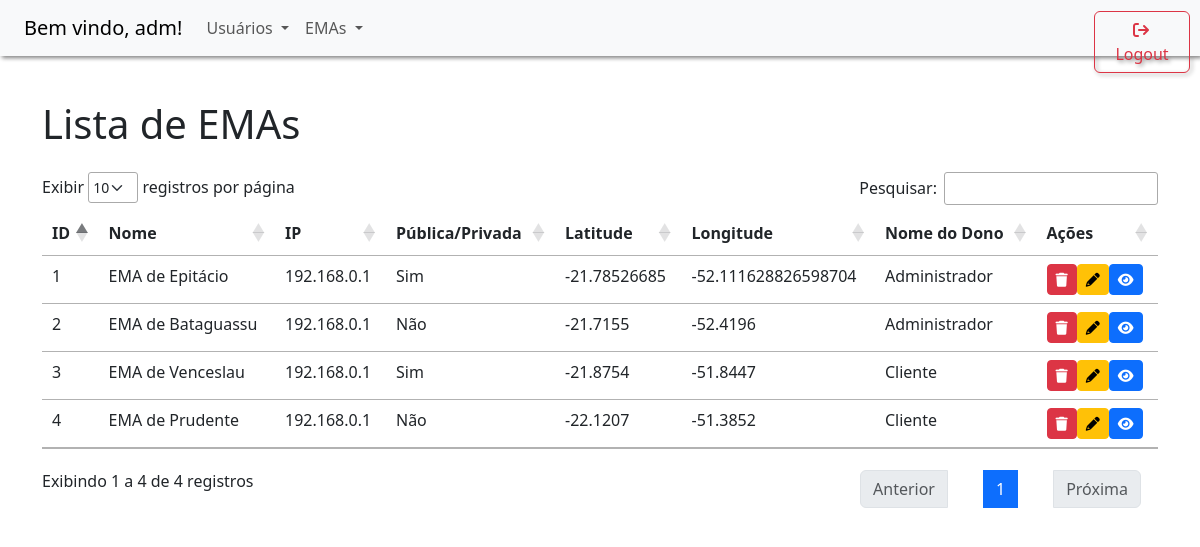
Page /Tela_Listar_EMAs.php (signed in) on the earlier database version.
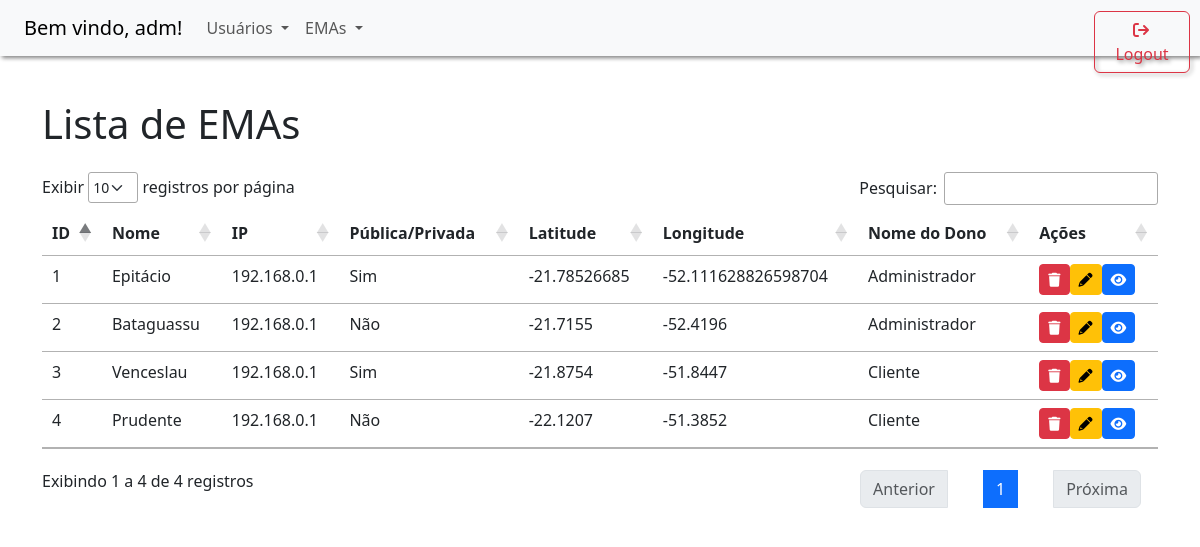
Same page on the later database version.
### tables this page shows
CREATE TABLE IF NOT EXISTS emas (
  idema INT NOT NULL AUTO_INCREMENT,
  nome VARCHAR(45) NOT NULL,
  ip VARCHAR(45) NOT NULL,
  publica INT NOT NULL,
  latitude VARCHAR(45) NOT NULL,
  longitude VARCHAR(45) NOT NULL,
  usuarios_idusuario INT NOT NULL,
  ativa INT NOT NULL,
  topico_kafka VARCHAR (45) NOT NULL,
   
  status_ema VARCHAR (10) NULL,
  carga_bateria FLOAT NULL, 
  uptime VARCHAR(50) NULL,
  diagnosticos_nao_previstos JSON NULL,
  PRIMARY KEY (idema, usuarios_idusuario),
    FOREIGN KEY (usuarios_idusuario)
    REFERENCES usuarios (idusuario));

CREATE TABLE IF NOT EXISTS usuarios (
  idusuario INT NOT NULL AUTO_INCREMENT,
  nome_usuario VARCHAR(45) NOT NULL,
  nome_login VARCHAR(45) NOT NULL,
  email VARCHAR(45) NOT NULL,
  senha VARCHAR(100) NOT NULL,
  nivel_acesso INT NOT NULL,
  ativo INT NOT NULL,
  PRIMARY KEY (idusuario));

### controllers/controller_ema.php (the view, shortened to what this page needs)
<?php
function listarEMAs() {
    if (isset($_SESSION['nivel_acesso'])) {
        $conexao = conectarBanco();
        if ($_SERVER['REQUEST_METHOD'] === 'POST') {
            $nome = $_POST['nome'];
            $sql = "SELECT * FROM emas WHERE 1 = 1 AND ativa = 1";
            if (!empty($nome)) {
                $sql .= " AND nome LIKE '%$nome%'";
            }
            $result = $conexao->query($sql);
        } else {
            $nivelAcesso = $_SESSION['nivel_acesso'];
            if ($nivelAcesso == 1) {
                $sql = 'SELECT * FROM emas WHERE ativa = 1';
            } elseif ($nivelAcesso == 2) {
                $idUsuario = $_SESSION['idusuario'];
                $sql = "SELECT * FROM emas WHERE (usuarios_idusuario = $idUsuario OR publica = 1) AND ativa = 1";
            }
            $result = $conexao->query($sql);
        }
        if ($result->num_rows >= 0) {
            while ($row = $result->fetch_assoc()) {
                echo '<tr id="row-' . $row['idema'] . '">';
                echo '<td>' . $row['idema'] . '</td>';
                echo '<td>' . $row['nome'] . '</td>';
                echo '<td>' . $row['ip'] . '</td>';
                if ($row['publica'] == 0) {
                    echo '<td>Não</td>';
                } else {
                    echo'<td>Sim</td>';
                }
                echo '<td>' . $row['latitude'] . '</td>';
                echo '<td>' . $row['longitude'] . '</td>';
                $iddono = $row['usuarios_idusuario'];
                $query = "SELECT nome_usuario FROM usuarios WHERE idusuario = '$iddono'";
                $resultado = $conexao->query($query);
                if (!$resultado) {
                    die("Erro na consulta: " . $conexao->error);
                } else if ($resultado) {
                    $rowDono = $resultado->fetch_assoc();
                    if ($rowDono) {
                        $nome_dono = $rowDono['nome_usuario'];
                        echo '<td>' . $nome_dono . '</td>';
                    } else {
                        echo '<td>Não encontrado</td>';
                    }
                } else {
                    echo '<td>Erro na consulta</td>';
                }
                echo '<td>';
                echo '<button name="btn-excluir-ema" type="button" class="btn btn-danger btn-sm" onclick="excluirEMA(' . $row['idema'] . ')">';
                echo '<i class="fas fa-trash"></i>';
                echo '</button>';
                echo '<a href="Tela_Alterar_EMA.php?idema=' . $row['idema'] . '"><button name="btn-alterar-ema" type="button" class="btn btn-warning btn-sm" onclick="">';
                echo '<i class="fas fa-pencil"></i>';
                echo '</button>';
                echo '<a href="Tela_Visualizar_EMA.php?idema=' . $row['idema'] . '"><button name="btn-visualizar-ema" type="button" class="btn btn-primary btn-sm" onclick="">';
                echo '<i class="fas fa-eye"></i>';
                echo '</button></a>';
                echo '</td>';
                echo '</tr>';
            }
        } else {
            echo '<tr><td colspan="7">Nenhum dado encontrado.</td></tr>';
        }
    } else {
        echo 'Usuário não está logado ou não tem nível de acesso definido.';
    }
}
?>

### Tela_Listar_EMAs.php (shortened to what this page needs)
<!DOCTYPE html>
<?php
require '../portalEMA/functions/geral.php';
require '../portalEMA/controllers/controller_ema.php';
?>
<html>
    <head>
        <link rel="stylesheet" type="text/css" href="../portalEMA/css/style.css">
        <link rel="stylesheet" href="https://cdnjs.cloudflare.com/ajax/libs/font-awesome/6.0.0-beta3/css/all.min.css">
        <link rel="stylesheet" type="text/css" href="https://cdn.jsdelivr.net/npm/bootstrap@5.2.3/dist/css/bootstrap.min.css">
        <link rel="stylesheet" type="text/css" href="https://cdn.datatables.net/1.13.6/css/jquery.dataTables.min.css">
        <link rel="stylesheet" type="text/css" href="https://cdnjs.cloudflare.com/ajax/libs/twitter-bootstrap/5.3.0/css/bootstrap.min.css">
        <link rel="stylesheet" type="text/css" href="https://cdn.datatables.net/1.13.6/css/dataTables.bootstrap5.min.css">
        <link rel="stylesheet" type="text/css" href="https://unpkg.com/leaflet@1.7.1/dist/leaflet.css" />
        <link rel="stylesheet" href="https://cdnjs.cloudflare.com/ajax/libs/font-awesome/6.0.0-beta3/css/all.min.css">
    </head>
    <body>
        <?php
        menu();
        ?>
        <div class="container" style="height: 100%;margin-top: 10%;">
            <h1 class="mb-4">Lista de EMAs</h1>
            <table id="emasDT" class="table table-hover" style="width:100%;">
                <thead>
                    <tr>
                        <th>ID</th>
                        <th>Nome</th>
                        <th>IP</th>
                        <th>Pública/Privada</th>
                        <th>Latitude</th>
                        <th>Longitude</th>
                        <th>Nome do Dono</th>
                        <th>Ações</th>
                    </tr>
                </thead>
                <tbody>
                    <?php
                    listarEMAs();
                    ?>
                </tbody>
            </table>
        </div>
    </body>
</html>

### functions/geral.php (shortened to what this page needs)
<?php
function estalogado() {
    if (isset($_SESSION['nome_login'])) {
        return true;
    }
}
function menu() {
    if (estalogado()) {
        echo '<nav class="navbar navbar-expand-md bg-light">
            <a class="navbar-brand" style="margin-left: 2%" href="../portalEMA/Tela_Principal.php">Bem vindo, ' . $_SESSION['nome_login'] . '!</a>
              <button class="navbar-toggler" type="button" data-toggle="collapse" data-target="#collapsibleNavbar">
    <span class="navbar-toggler-icon"></span>
  </button>
            <div class="collapse navbar-collapse" id="collapsibleNavbar">
                <ul class="navbar-nav">';
        if ($_SESSION['nivel_acesso'] == "1") {
            echo'<li class="nav-item dropdown">
                        <a class="nav-link dropdown-toggle" id="navbarDropdown" role="button" data-bs-toggle="dropdown" aria-haspopup="true" aria-expanded="false">
                            Usuários
                        </a>
                        <div class="dropdown-menu" aria-labelledby="navbarDropdown">
                            <a class="dropdown-item " href="../portalEMA/Tela_Cadastro_Usuario.php">Cadastrar Usuário</a>
                            <div class="dropdown-divider"></div>
                            <a class="dropdown-item" href="../portalEMA/Tela_Listar_Usuarios.php">Listar Usuários</a>
                        </div>
                    </li>';
        }
        echo'    <li class="nav-item dropdown">
                        <a class="nav-link dropdown-toggle" id="navbarDropdown" role="button" data-bs-toggle="dropdown" aria-haspopup="true" aria-expanded="false">
                            EMAs
                        </a>
                        <div class="dropdown-menu" aria-labelledby="navbarDropdown">
                            <a class="dropdown-item" href="../portalEMA/Tela_Cadastro_EMA.php">Cadastrar EMA</a>
                            <div class="dropdown-divider"></div>
                            <a class="dropdown-item" href="../portalEMA/Tela_Listar_EMAs.php">Apresentar EMAs</a>
                        </div>
                    </li>
               <li class="nav-item">
                <form action="../portalEMA/functions/logout.php">
                    <button style="position: absolute; top: 20%; right: 10px; width:8%;" class="btn btn-outline-danger" type="submit"><i style="padding-right: 3%;" class="fas fa-sign-out"></i>Logout</button>
                </form>
                </li>
                </ul>
            </div>
        </nav>';
    }
}
?>

### css/style.css (style rules this page uses)
html, body { height: 100%; }
body { display: -ms-flexbox; display: -webkit-box; display: flex; -ms-flex-align: center; -ms-flex-pack: center; -webkit-box-align: center; align-items: center; -webkit-box-pack: center; justify-content: center; padding-top: 40px; padding-bottom: 40px; background-color: #f5f5f5; }

### Tela_Listar_EMAs.php (style rules this page uses)
.navbar { position: fixed; top: 0; width: 100%; z-index: 2; filter: drop-shadow(2px 2px 2px grey); }

Differences in the rows shown:
changed emas: nome "EMA de Epitácio" → "Epitácio"
changed emas: nome "EMA de Bataguassu" → "Bataguassu"
changed emas: nome "EMA de Venceslau" → "Venceslau"
changed emas: nome "EMA de Prudente" → "Prudente"
